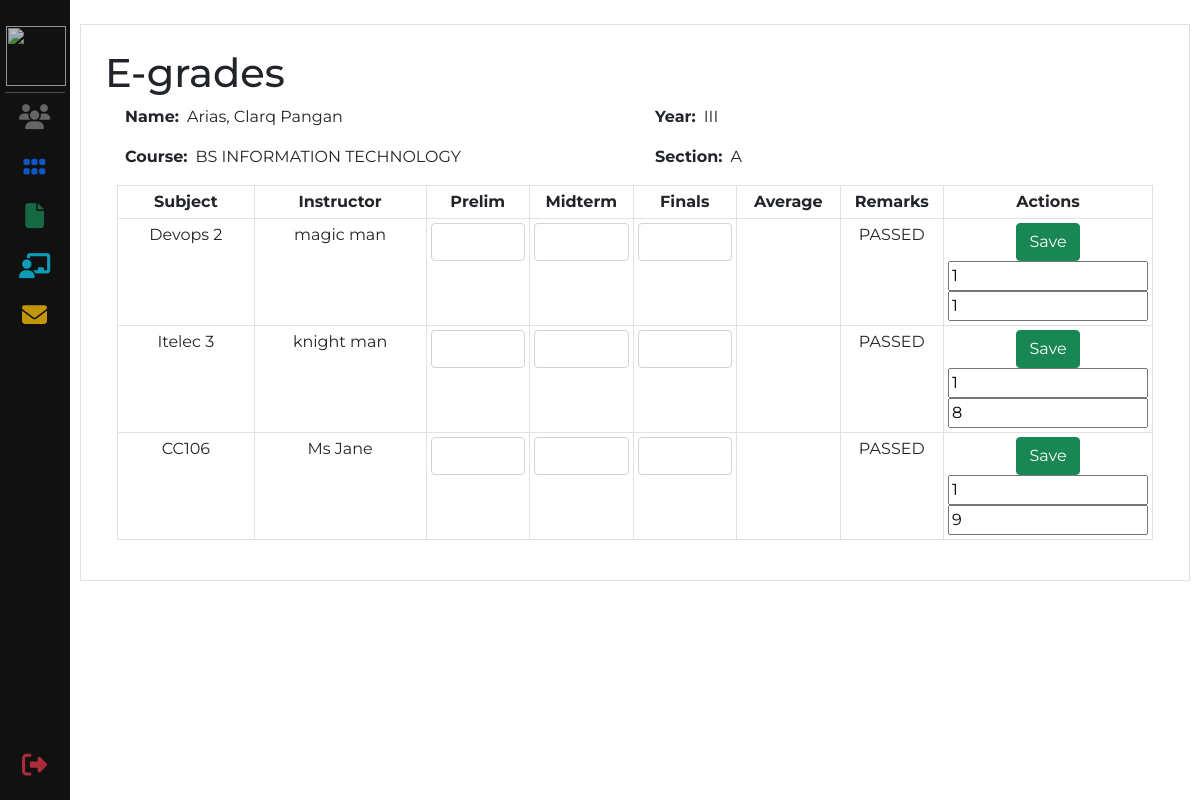
/admin-files/viewGrades.php?sID=1 (signed in), run on the app's committed database.
### tables this page shows
CREATE TABLE `tbl_student` (
  `studentID` int(255) NOT NULL,
  `username` varchar(200) NOT NULL,
  `password` varchar(200) NOT NULL,
  `section` varchar(200) DEFAULT NULL,
  `year` varchar(50) NOT NULL,
  `courseID` int(200) NOT NULL,
  `appointmentID` int(200) NOT NULL,
  `statusID` int(200) NOT NULL
);

CREATE TABLE `tbl_student_info` (
  `student_infoID` int(255) NOT NULL,
  `studentID` int(200) NOT NULL,
  `email` varchar(200) NOT NULL,
  `fName` varchar(200) NOT NULL,
  `lName` varchar(200) NOT NULL,
  `mName` varchar(50) NOT NULL,
  `sex` varchar(200) NOT NULL,
  `bday` date NOT NULL,
  `homeAddress` varchar(200) NOT NULL,
  `phoneNo.` bigint(200) NOT NULL,
  `guardianName` varchar(200) NOT NULL,
  `guardianPhoneNo` bigint(200) NOT NULL,
  `guardianAddress` varchar(200) NOT NULL,
  `elementary` varchar(200) NOT NULL,
  `elementaryYear` int(100) NOT NULL,
  `juniorHigh` varchar(200) NOT NULL,
  `juniorHighYear` int(100) NOT NULL,
  `seniorHigh` varchar(200) NOT NULL,
  `seniorHighYear` int(100) NOT NULL
);

CREATE TABLE `tbl_course` (
  `courseID` int(255) NOT NULL,
  `courseName` varchar(200) NOT NULL
);

CREATE TABLE `tbl_subject` (
  `subjectID` int(255) NOT NULL,
  `subjectName` varchar(200) NOT NULL,
  `courseID` int(255) NOT NULL,
  `instructor` varchar(200) NOT NULL,
  `year` varchar(50) NOT NULL,
  `hours` int(50) NOT NULL
);

### admin-files/viewGrades.php (the view, shortened to what this page needs)
<?php include 'admin-includes/header.php'; ?>
<?php
if (isset($_GET['sID'])) {
    $GET_studentID = $_GET['sID'];
    $class_studentSql = "SELECT *
                        FROM tbl_student
                        INNER JOIN tbl_course ON tbl_student.courseID = tbl_course.courseID
                        INNER JOIN tbl_status ON tbl_status.statusID = tbl_student.statusID
                        INNER JOIN tbl_student_info ON tbl_student.studentID = tbl_student_info.studentID
                        WHERE tbl_student.studentID = $GET_studentID";
    $result = $conn->query($class_studentSql);
    ?>
    <div class="main">
        <div class="container-fluid border my-4 p-4">
            <h1>E-grades</h1>
            <div class="container">
                <?php while ($row = $result->fetch_assoc()) {
                    ?>
                    <div class="row">
                        <div class="col">
                            <div class="d-flex flex-row">
                                <p class="fw-bold px-2">Name:</p>
                                <p class="text-capitalize">
                                    <?= $row['lName'] . ', ' . $row['fName'] . ' ' . $row['mName'] ?>
                                </p>
                            </div>
                            <div class="d-flex flex-row">
                                <p class="fw-bold px-2">Course:</p>
                                <p class="text-uppercase">
                                    <?= $row['courseName'] ?>
                                </p>
                            </div>
                        </div>
                        <div class="col">
                            <div class="d-flex flex-row">
                                <p class="fw-bold px-2">Year:</p>
                                <p class="text-uppercase">
                                    <?= $row['year'] ?>
                                </p>
                            </div>
                            <div class="d-flex flex-row">
                                <p class="fw-bold px-2">Section:</p>
                                <p class="text-uppercase">
                                    <?= $row['section'] ?>
                                </p>
                            </div>
                        </div>
                    </div>
                    <div class="table-responsive">
                        <table class="table table-sm table-bordered table-hover">
                            <thead>
                                <tr class="text-center">
                                    <th>Subject</th>
                                    <th>Instructor</th>
                                    <th style="width: 10%;">Prelim</th>
                                    <th style="width: 10%;">Midterm</th>
                                    <th style="width: 10%;">Finals</th>
                                    <th style="width: 10%;">Average</th>
                                    <th style="width: 10%;">Remarks</th>
                                    <th style="width: 10%;">Actions</th>
                                </tr>
                            </thead>
                            <tbody>
                                <?php
                                $studentCourseID = $row['courseID'];
                                $studentYear = $row['year'];
                                $sql_subject = "SELECT * FROM tbl_subject WHERE courseID = '$studentCourseID' AND year = '$studentYear'";
                                $resultSubjects = $conn->query($sql_subject);
                                while ($row2 = $resultSubjects->fetch_assoc()) { ?>
                                    <form action="../config/grades_ctrl.php" method="post">
                                        <tr class="text-center">
                                            <td>
                                                <?= $row2['subjectName'] ?>
                                            </td>
                                            <td>
                                                <?= $row2['instructor'] ?>
                                            </td>
                                            <td> <input type="number" class="form-control" name="prelims"> </td>
                                            <td> <input type="number" class="form-control" name="midterm"> </td>
                                            <td> <input type="number" class="form-control" name="finals"> </td>
                                            <td><input type="number" class="form-control-plaintext" name=""></td>
                                            <td>
                                                <p class="text-uppercase">passed</p>
                                            </td>
                                            <td>
                                                <button class="btn btn-success" type="submit" name="btn_save_grades">Save</button>
                                                <input type="text" name="studentID" value="<?= $row['studentID'] ?>">
                                                <input type="text" name="subjectID" value="<?= $row2['subjectID'] ?>">
                                            </td>
                                        </tr>
                                    </form>
                                <?php } ?>
                            </tbody>
                        </table>
                    </div>
                </div>
            <?php }
} ?>
    </div>
</div>
<?php include 'admin-includes/footer.php'; ?>

### assets/custom/admin-style.css (style rules this page uses)
.main { margin-left: 70px; padding: 0px 10px; }

### assets/custom/style-custom.css (style rules this page uses)
body { font-family: 'Montserrat', sans-serif; }

### data on the page
tbl_student: tbl_student_info.lName "Arias", tbl_student_info.fName "Clarq", tbl_student_info.mName "Pangan", courseID.courseName "BS INFORMATION TECHNOLOGY", year "III", section "A"
tbl_subject: subjectName "Devops 2", instructor "magic man", subjectID "1"
tbl_student_info: studentID "1"
tbl_subject: subjectName "Itelec 3", instructor "knight man", subjectID "8"
tbl_subject: subjectName "CC106", instructor "Ms Jane", subjectID "9"
